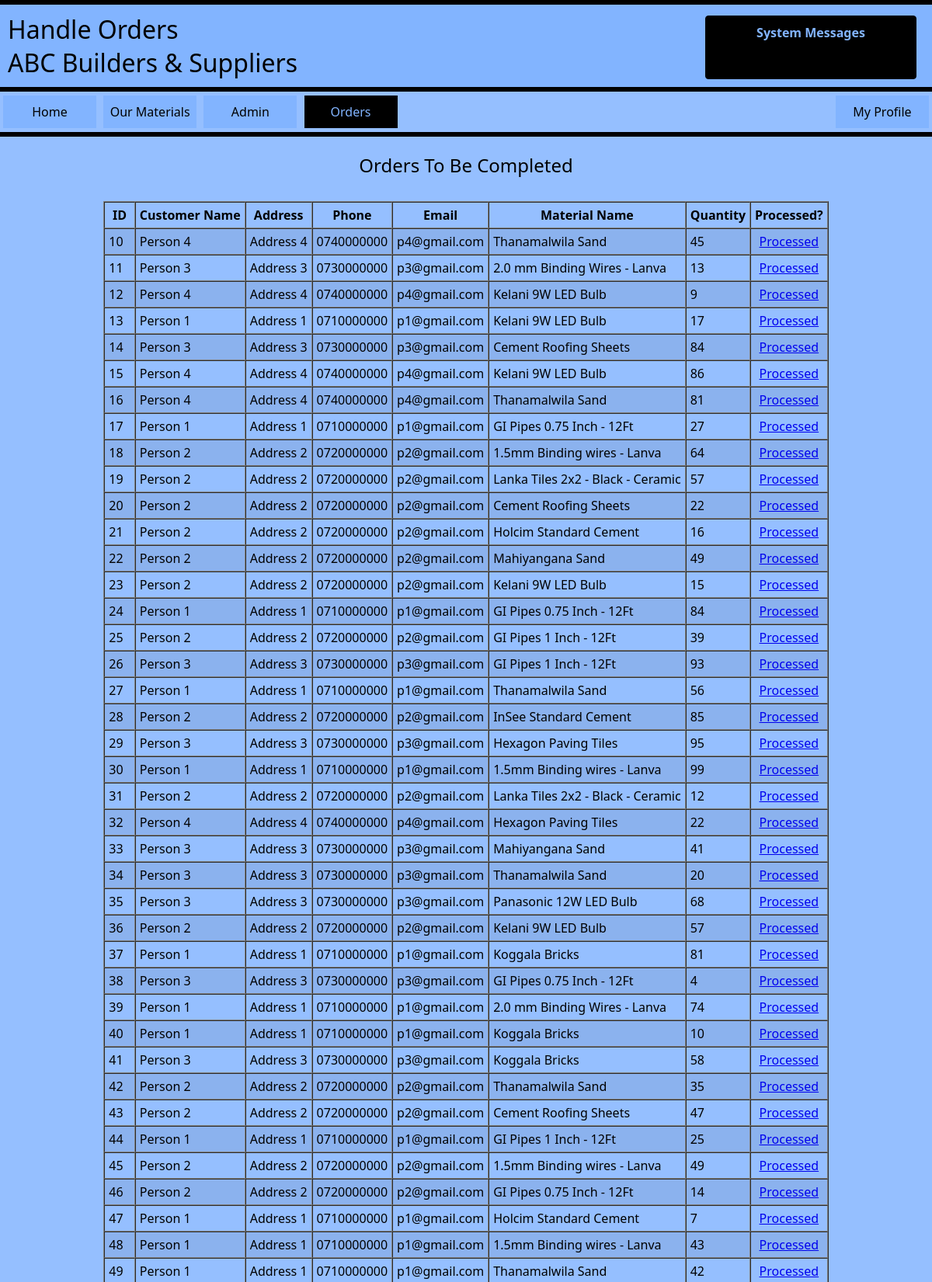
Screenshot of /handle_orders.php (signed in, upper part) with the database file from the repository.
### tables this page shows
CREATE TABLE IF NOT EXISTS `orders` (
  `order_id` int NOT NULL AUTO_INCREMENT,
  `customer_id` int NOT NULL,
  `customer_name` varchar(100) NOT NULL,
  `material_id` int NOT NULL,
  `phone` varchar(20) NOT NULL,
  `email` varchar(60) NOT NULL,
  `address` varchar(100) NOT NULL,
  `quantity` int NOT NULL,
  `sent` varchar(6) NOT NULL DEFAULT 'NO',
  `time` timestamp NOT NULL DEFAULT CURRENT_TIMESTAMP,
  PRIMARY KEY (`order_id`)
);

CREATE TABLE IF NOT EXISTS `materials` (
  `material_id` int NOT NULL AUTO_INCREMENT,
  `category_id` int NOT NULL,
  `material_name` varchar(60) NOT NULL,
  `buy_price` int NOT NULL,
  `price` int NOT NULL,
  `added_date` date NOT NULL,
  `quantity` int NOT NULL DEFAULT '0',
  `img_ext` varchar(6) NOT NULL,
  PRIMARY KEY (`material_id`)
);

### handle_orders.php (the view, shortened to what this page needs)
<?php
$show_profile = "none";
$is_admin = false;
$id = 0;
if (isset($_SESSION['id'])) {
    $show_profile = "block";
    $id = $_SESSION['id'];
    require_once('connect.php');
    $sql = "SELECT username, role
            FROM users
            WHERE id = " . $id . ";";
    $result = mysqli_query($connection, $sql);
    $row = $result -> fetch_assoc();
    $role = $row['role'];
    if ($role == 'admin') {
        $is_admin = true;
    }
}
?>
<?php
require_once('./connect.php');
?>
<html>
    <head>
        <link rel="stylesheet" href="./styles/main.css">
    </head>
    <body>
        <hr />
        <h1 id="header" style="text-align: left; margin: auto 0px; padding: 10px;">Handle Orders<br />ABC Builders & Suppliers</h1>
        <hr />
        <div id="system_msg">
            <strong>System Messages</strong>
        </div>
        <nav>
        <a style="margin-left: 4px;" href="./index.php">Home</a>
            <a href="materials.php">Our Materials</a>
            <?php
                if ($is_admin === true) {
                    echo "<a href=\"admin_panel.php\">Admin</a> <a class='active' href=\"handle_orders.php\">Orders</a>";
                }
                elseif(isset($role)){
                    echo "<a href=\"my_orders.php\">My Orders</a>";
                }
            ?>
            <a class="log_link" href="profile.php?id=<?php echo $id; ?>" style="display: <?php echo $show_profile ?>;">My Profile</a>
        </nav>
        <hr />
        <h2 class="header_2" id="not_completed">Orders To Be Completed</h2>
        <section>
            <?php
                $sql = "SELECT orders.order_id, orders.customer_name, orders.address, orders.phone, orders.email, orders.quantity, materials.material_name
                        FROM orders
                        INNER JOIN materials ON orders.material_id = materials.material_id
                        WHERE sent = 'NO';";
                $result = mysqli_query($connection, $sql);
                if (mysqli_num_rows($result) === 0){
                    $display_table = "none";
                    $display_msg = "block";
                    $load_more = 0;
                }
                else {
                    $display_table = "block";
                    $load_more = 1;
                }
            ?>
            <table border="1" cellspacing="0" cellpadding="5" id="view_all_table" style="display: <?php echo  $display_table; ?>;">
                <tr>
                    <th>ID</th>
                    <th>Customer Name</th>
                    <th>Address</th>
                    <th>Phone</th>
                    <th>Email</th>
                    <th>Material Name</th>
                    <th>Quantity</th>
                    <th style="text-align: center;">Processed?</th>
                </tr>
                <?php
                    if ($load_more ===1){
                            while ($row = $result -> fetch_assoc()){
                                $order_id = $row['order_id'];
                                $cust_name = $row['customer_name'];
                                $address = $row['address'];
                                $phone = $row['phone'];
                                $email = $row['email'];
                                $material_name = $row['material_name'];
                                $quantity = $row['quantity'];
                                echo '
                                    <tr>
                                        <td>'.$order_id.'</td>
                                        <td>'.$cust_name.'</td>
                                        <td>'.$address.'</td>
                                        <td>'.$phone.'</td>
                                        <td>'.$email.'</td>
                                        <td>'.$material_name.'</td>
                                        <td>'.$quantity.'</td>
                                        <td style="text-align: center;"><a href="./process/complete_orders.php?id='.$order_id.'" class="update_mat_link">Processed</a></td>
                                    </tr>
                                ';
                            }
                    }
                ?>
            </table>
        </section>
</body>
</html>

### styles/main.css (style rules this page uses)
body { background-color: #95bfff; margin: 0; font-family:'Segoe UI', Tahoma, Geneva, Verdana, sans-serif; }
#header { padding: 10px 25%; margin: 0; text-align: center; background-color: #82b4ff; font-weight: 400; }
hr { margin: 0; height: 4px; background-color: #000; border: #000 solid 1px; }
nav a { display: inline-block; padding: 10px 0px; text-align: center; width: 120px; font-size: 16px; text-decoration: none; color: #000; font-weight: 500; margin: 5px 2.5px; background-color: #82b4ff; transition: 0.4s; }
.log_link { float: right; margin-right: 4px; }
.active { color: #82b4ff; background-color: #000; }
.header_2 { text-align: center; font-weight: 400; }
#system_msg { position: fixed; text-align: center; top: 20px; right: 20px; border: #000 solid 1px; border-radius: 4px; padding: 10px; width: 250px; height: 60px; background-color: #000; color: #82b4ff; }
#view_all_table { width: fit-content; max-width: 100%; margin: auto; margin-top: 30px; }
#view_all_table tr:nth-child(even) { background-color: #00000011; }

### rows the page displays
orders: order_id "10", customer_name "Person 4", address "Address 4", phone "0740000000", email "p4@gmail.com", material.material_name "Thanamalwila Sand", quantity "45"
orders: order_id "11", customer_name "Person 3", address "Address 3", phone "0730000000", email "p3@gmail.com", material.material_name "2.0 mm Binding Wires - Lanva", quantity "13"
orders: order_id "12", customer_name "Person 4", address "Address 4", phone "0740000000", email "p4@gmail.com", material.material_name "Kelani 9W LED Bulb", quantity "9"
orders: order_id "13", customer_name "Person 1", address "Address 1", phone "0710000000", email "p1@gmail.com", material.material_name "Kelani 9W LED Bulb", quantity "17"
orders: order_id "14", customer_name "Person 3", address "Address 3", phone "0730000000", email "p3@gmail.com", material.material_name "Cement Roofing Sheets", quantity "84"
orders: order_id "15", customer_name "Person 4", address "Address 4", phone "0740000000", email "p4@gmail.com", material.material_name "Kelani 9W LED Bulb", quantity "86"
orders: order_id "16", customer_name "Person 4", address "Address 4", phone "0740000000", email "p4@gmail.com", material.material_name "Thanamalwila Sand", quantity "81"
orders: order_id "17", customer_name "Person 1", address "Address 1", phone "0710000000", email "p1@gmail.com", material.material_name "GI Pipes 0.75 Inch - 12Ft", quantity "27"
orders: order_id "18", customer_name "Person 2", address "Address 2", phone "0720000000", email "p2@gmail.com", material.material_name "1.5mm Binding wires - Lanva", quantity "64"
orders: order_id "19", customer_name "Person 2", address "Address 2", phone "0720000000", email "p2@gmail.com", material.material_name "Lanka Tiles 2x2 - Black - Ceramic", quantity "57"
orders: order_id "20", customer_name "Person 2", address "Address 2", phone "0720000000", email "p2@gmail.com", material.material_name "Cement Roofing Sheets", quantity "22"
orders: order_id "21", customer_name "Person 2", address "Address 2", phone "0720000000", email "p2@gmail.com", material.material_name "Holcim Standard Cement", quantity "16"
orders: order_id "22", customer_name "Person 2", address "Address 2", phone "0720000000", email "p2@gmail.com", material.material_name "Mahiyangana Sand", quantity "49"
orders: order_id "23", customer_name "Person 2", address "Address 2", phone "0720000000", email "p2@gmail.com", material.material_name "Kelani 9W LED Bulb", quantity "15"
orders: order_id "24", customer_name "Person 1", address "Address 1", phone "0710000000", email "p1@gmail.com", material.material_name "GI Pipes 0.75 Inch - 12Ft", quantity "84"
orders: order_id "25", customer_name "Person 2", address "Address 2", phone "0720000000", email "p2@gmail.com", material.material_name "GI Pipes 1 Inch - 12Ft", quantity "39"
orders: order_id "26", customer_name "Person 3", address "Address 3", phone "0730000000", email "p3@gmail.com", material.material_name "GI Pipes 1 Inch - 12Ft", quantity "93"
orders: order_id "27", customer_name "Person 1", address "Address 1", phone "0710000000", email "p1@gmail.com", material.material_name "Thanamalwila Sand", quantity "56"
orders: order_id "28", customer_name "Person 2", address "Address 2", phone "0720000000", email "p2@gmail.com", material.material_name "InSee Standard Cement", quantity "85"
orders: order_id "29", customer_name "Person 3", address "Address 3", phone "0730000000", email "p3@gmail.com", material.material_name "Hexagon Paving Tiles", quantity "95"
orders: order_id "30", customer_name "Person 1", address "Address 1", phone "0710000000", email "p1@gmail.com", material.material_name "1.5mm Binding wires - Lanva", quantity "99"
orders: order_id "31", customer_name "Person 2", address "Address 2", phone "0720000000", email "p2@gmail.com", material.material_name "Lanka Tiles 2x2 - Black - Ceramic", quantity "12"
orders: order_id "32", customer_name "Person 4", address "Address 4", phone "0740000000", email "p4@gmail.com", material.material_name "Hexagon Paving Tiles", quantity "22"
orders: order_id "33", customer_name "Person 3", address "Address 3", phone "0730000000", email "p3@gmail.com", material.material_name "Mahiyangana Sand", quantity "41"
orders: order_id "34", customer_name "Person 3", address "Address 3", phone "0730000000", email "p3@gmail.com", material.material_name "Thanamalwila Sand", quantity "20"
orders: order_id "35", customer_name "Person 3", address "Address 3", phone "0730000000", email "p3@gmail.com", material.material_name "Panasonic 12W LED Bulb", quantity "68"
orders: order_id "36", customer_name "Person 2", address "Address 2", phone "0720000000", email "p2@gmail.com", material.material_name "Kelani 9W LED Bulb", quantity "57"
orders: order_id "37", customer_name "Person 1", address "Address 1", phone "0710000000", email "p1@gmail.com", material.material_name "Koggala Bricks", quantity "81"
orders: order_id "38", customer_name "Person 3", address "Address 3", phone "0730000000", email "p3@gmail.com", material.material_name "GI Pipes 0.75 Inch - 12Ft", quantity "4"
orders: order_id "39", customer_name "Person 1", address "Address 1", phone "0710000000", email "p1@gmail.com", material.material_name "2.0 mm Binding Wires - Lanva", quantity "74"
orders: order_id "40", customer_name "Person 1", address "Address 1", phone "0710000000", email "p1@gmail.com", material.material_name "Koggala Bricks", quantity "10"
orders: order_id "41", customer_name "Person 3", address "Address 3", phone "0730000000", email "p3@gmail.com", material.material_name "Koggala Bricks", quantity "58"
orders: order_id "42", customer_name "Person 2", address "Address 2", phone "0720000000", email "p2@gmail.com", material.material_name "Thanamalwila Sand", quantity "35"
orders: order_id "43", customer_name "Person 2", address "Address 2", phone "0720000000", email "p2@gmail.com", material.material_name "Cement Roofing Sheets", quantity "47"
orders: order_id "44", customer_name "Person 1", address "Address 1", phone "0710000000", email "p1@gmail.com", material.material_name "GI Pipes 1 Inch - 12Ft", quantity "25"
orders: order_id "45", customer_name "Person 2", address "Address 2", phone "0720000000", email "p2@gmail.com", material.material_name "1.5mm Binding wires - Lanva", quantity "49"
orders: order_id "46", customer_name "Person 2", address "Address 2", phone "0720000000", email "p2@gmail.com", material.material_name "GI Pipes 0.75 Inch - 12Ft", quantity "14"
orders: order_id "47", customer_name "Person 1", address "Address 1", phone "0710000000", email "p1@gmail.com", material.material_name "Holcim Standard Cement", quantity "7"
orders: order_id "48", customer_name "Person 1", address "Address 1", phone "0710000000", email "p1@gmail.com", material.material_name "1.5mm Binding wires - Lanva", quantity "43"
orders: order_id "49", customer_name "Person 1", address "Address 1", phone "0710000000", email "p1@gmail.com", material.material_name "Thanamalwila Sand", quantity "42"
